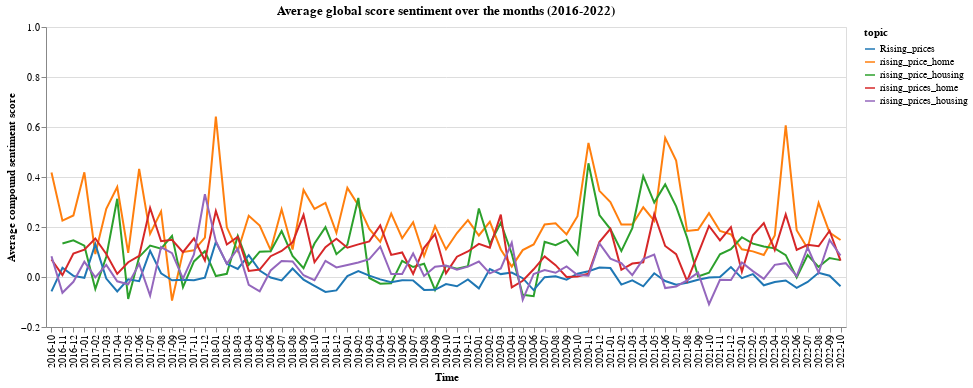

The cell this chart's notebook holds for it:
### Code cell
alt.Chart(df_mean_compound_score_rising, title='Average global score sentiment over the months (2016-2022)').mark_line().encode(
    x = alt.X('period:O', axis=alt.Axis(title='Time')),
    y = alt.Y('compound_score', axis=alt.Axis(title='Average compound sentiment score'), scale=alt.Scale(domain=[-0.2,1])),
    color=alt.Color('topic:N', scale=alt.Scale(scheme='category10'))
).properties(width=800)

### Figure 1 — Vega-Lite specification as saved in the notebook (floating-point values rounded to 4 significant figures; data arrays with more than 128 entries replaced by an {"elided": "..."} marker saying what was removed)
{"config": {"view": {"continuousWidth": 400, "continuousHeight": 300}}, "data": {"name": "data-eaf3ecadc8ac854865ba4d000621adee"}, "mark": "line", "encoding": {"color": {"type": "nominal", "field": "topic", "scale": {"scheme": "category10"}}, "x": {"type": "ordinal", "axis": {"title": "Time"}, "field": "period"}, "y": {"type": "quantitative", "axis": {"title": "Average compound sentiment score"}, "field": "compound_score", "scale": {"domain": [-0.2, 1]}}}, "title": "Average global score sentiment over the months (2016-2022)", "width": 800, "$schema": "https://vega.github.io/schema/vega-lite/v4.8.1.json", "datasets": {"data-eaf3ecadc8ac854865ba4d000621adee": {"elided": "364 records"}}}
